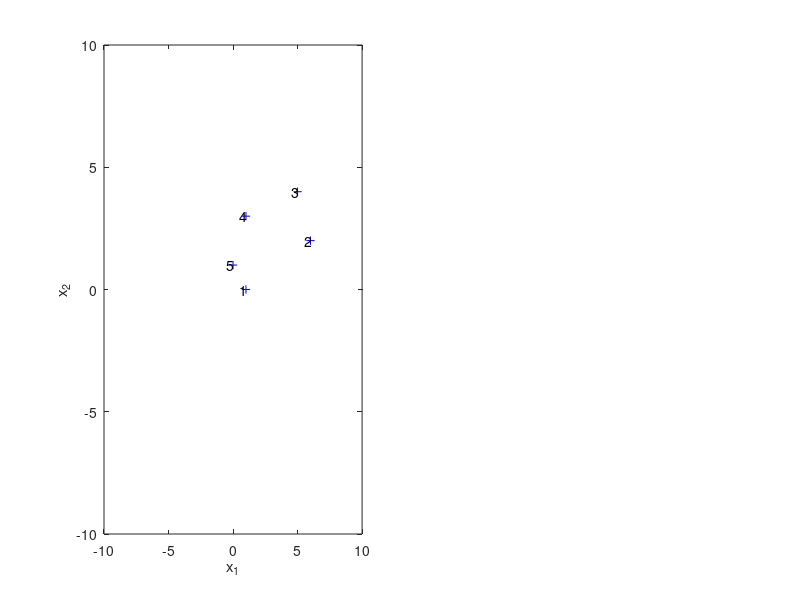

This chart was generated by the following MATLAB code: (Note: this script raises an error after producing the figure.)
function direct_pca_demo()
 
    figure(1); clf;
    P = load('points.txt') ;
    subplot(1,2,1);
    plot(P(1,:),P(2,:),'b+'); hold on;
    for i = 1 : size(P,2)
       text( P(1,i)-0.5, P(2,i), num2str(i)); 
    end
    xlabel('x_1'); ylabel('x_2');
    xlim([-10 10]);
    ylim([-10 10]);
    
    % (a)
    mu = mean(P, 2);
    Pn = bsxfun(@minus, P, mu);
    N = size(P, 2);
    C = Pn * Pn' * (1/(N - 1));
    [U, S, V] = svd(C);
    
    U
    
    % project to PCA space: y = U' * (xq - mu)
    % project to original space: xq = U' * y + mu
    
    % (b)
    draw_gauss2d(mu, C, 'r', 1);
    vec1 = U(:, 1) * S(1, 1) + mu;
    vec2 = U(:, 2) * S(2, 2) + mu;
    plot([mu(1), vec1(1)], [mu(2), vec1(2)], 'g');
    plot([mu(1), vec2(1)], [mu(2), vec2(2)], 'r');
    
    % (d)
    proj = U' * bsxfun(@minus, P, mu);
    proj_back = bsxfun(@plus, U * proj, mu);
    Up = U; Up(:,2) = 0;
    proj_back_1 = bsxfun(@plus, Up * proj, mu);
    
    draw_reconstructions(proj_back, proj_back_1);
    % projected onto a line
    
    % (e)
    q = [3; 6];
    qn = U' * (q - mu);
    qp = bsxfun(@plus, Up' * qn, mu);
    plot(q(1), q(2), 'x');
    plot(qp(1), qp(2), 'x');
    
    
    minDist = realmax; minDistVector = [0, 0];
    minDistP = realmax; minDistVectorP = [0, 0];
    for i = 1:size(P,2)
        dist = norm(q - P(:,i));
        if dist < minDist
            minDist = dist;
            minDistVector = P(:,i);
        end
        distP = norm(qp - Pn(:,i));
        if distP < minDistP
            minDistP = distP;
            minDistVectorP = Pn(:,i);
        end
    end
%     minDist, minDistVector
    plot(minDistVector(1), minDistVector(2), 'or');
%     minDistP, minDistVectorP
    plot(minDistVectorP(1), minDistVectorP(2), 'or');
    
    % (c)
    cumulative_sum = cumsum(diag(S));
    cumulative_sum = cumulative_sum ./ max(cumulative_sum(:));
    
    subplot(1,2,2);
    plot(cumulative_sum);
    
end
